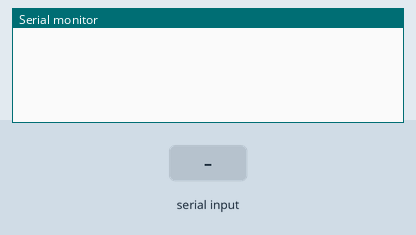
Simulated run of this sketch. Board: Arduino Uno, built with avr-gcc and run on an emulated ATmega328P. Shown: the last lines printed to the serial monitor. The inputs (shaded band) are chosen by the test bench.

Above: at 1.2 s.
1.3 s: "s" received over Serial
At 1.6 s:
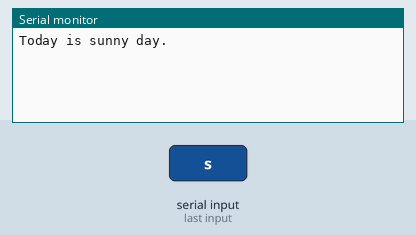
2.8 s: "r" received over Serial
At 4.0 s:
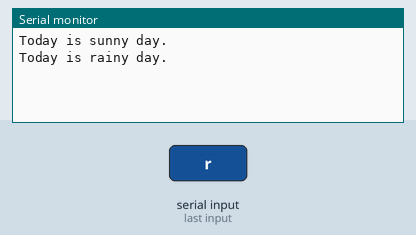
4.3 s: "1" received over Serial
At 5.1 s:
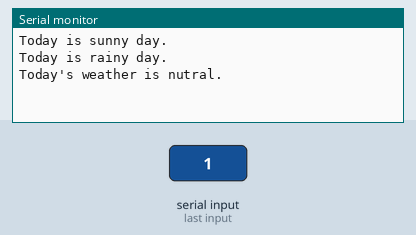

Measured:
- after the input at 1.3 s, the serial monitor: prints a new line at once (image 1)
- after the input at 2.8 s, the serial monitor: prints a new line at once (image 2)
- after the input at 4.3 s, the serial monitor: prints a new line at once (image 3)

The sketch:

09_Code_Practice_if_else_check.ino
```cpp
// C++ code
//
void setup(){
  Serial.begin(9600);


}

void loop()
{
  if (Serial.available()>0){
  char ch = Serial.read();
    if (ch == 's'){
      Serial.println("Today is sunny day.");
  	}
    else if(ch == 'r'){
      Serial.println("Today is rainy day.");
    }

    else
    {
      Serial.println("Today's weather is nutral.");
    }
  }


}
```
